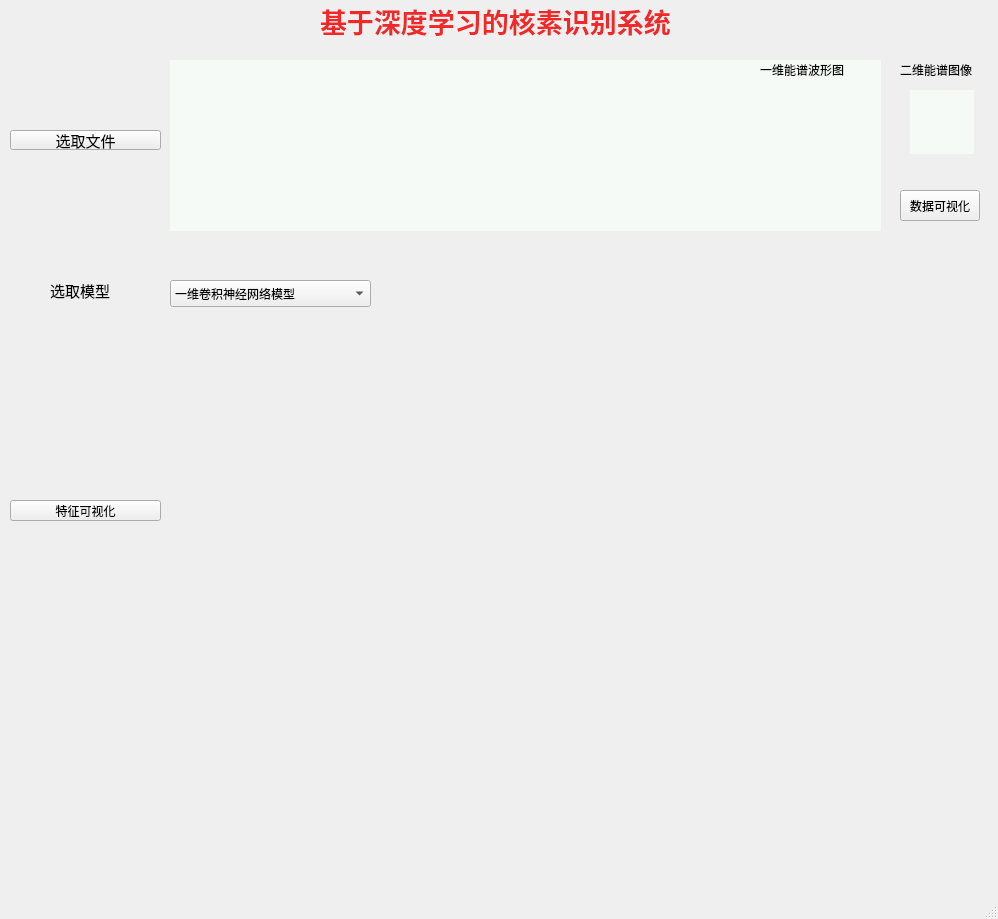
<?xml version="1.0" encoding="UTF-8"?>
<ui version="4.0">
 <class>MainWindow</class>
 <widget class="QMainWindow" name="MainWindow">
  <property name="geometry">
   <rect>
    <x>0</x>
    <y>0</y>
    <width>998</width>
    <height>919</height>
   </rect>
  </property>
  <property name="windowTitle">
   <string>MainWindow</string>
  </property>
  <widget class="QWidget" name="centralwidget">
   <widget class="QPushButton" name="pushButton">
    <property name="geometry">
     <rect>
      <x>900</x>
      <y>190</y>
      <width>80</width>
      <height>31</height>
     </rect>
    </property>
    <property name="text">
     <string>数据可视化</string>
    </property>
   </widget>
   <widget class="QLabel" name="show_read_2">
    <property name="geometry">
     <rect>
      <x>910</x>
      <y>90</y>
      <width>64</width>
      <height>64</height>
     </rect>
    </property>
    <property name="styleSheet">
     <string notr="true">background-color: rgb(245, 250, 246);</string>
    </property>
    <property name="text">
     <string/>
    </property>
   </widget>
   <widget class="QLabel" name="show_read">
    <property name="geometry">
     <rect>
      <x>170</x>
      <y>60</y>
      <width>711</width>
      <height>171</height>
     </rect>
    </property>
    <property name="styleSheet">
     <string notr="true">background-color: rgb(245, 250, 246);</string>
    </property>
    <property name="text">
     <string/>
    </property>
   </widget>
   <widget class="QComboBox" name="comboBox">
    <property name="geometry">
     <rect>
      <x>170</x>
      <y>280</y>
      <width>201</width>
      <height>27</height>
     </rect>
    </property>
    <item>
     <property name="text">
      <string>一维卷积神经网络模型</string>
     </property>
    </item>
    <item>
     <property name="text">
      <string>二维卷积神经网络模型</string>
     </property>
    </item>
    <item>
     <property name="text">
      <string>基于支持向量机的模型</string>
     </property>
    </item>
   </widget>
   <widget class="QPushButton" name="select_txt_Button">
    <property name="geometry">
     <rect>
      <x>10</x>
      <y>130</y>
      <width>151</width>
      <height>20</height>
     </rect>
    </property>
    <property name="font">
     <font>
      <pointsize>11</pointsize>
      <weight>50</weight>
      <bold>false</bold>
     </font>
    </property>
    <property name="text">
     <string>选取文件</string>
    </property>
   </widget>
   <widget class="QLabel" name="label">
    <property name="geometry">
     <rect>
      <x>320</x>
      <y>0</y>
      <width>351</width>
      <height>41</height>
     </rect>
    </property>
    <property name="font">
     <font>
      <pointsize>20</pointsize>
      <weight>75</weight>
      <bold>true</bold>
     </font>
    </property>
    <property name="styleSheet">
     <string notr="true">color: rgb(239, 41, 41);</string>
    </property>
    <property name="text">
     <string>基于深度学习的核素识别系统</string>
    </property>
   </widget>
   <widget class="QLabel" name="label_2">
    <property name="geometry">
     <rect>
      <x>760</x>
      <y>60</y>
      <width>111</width>
      <height>19</height>
     </rect>
    </property>
    <property name="text">
     <string>一维能谱波形图</string>
    </property>
   </widget>
   <widget class="QLabel" name="label_3">
    <property name="geometry">
     <rect>
      <x>900</x>
      <y>60</y>
      <width>91</width>
      <height>19</height>
     </rect>
    </property>
    <property name="text">
     <string>二维能谱图像</string>
    </property>
   </widget>
   <widget class="QLabel" name="label_4">
    <property name="geometry">
     <rect>
      <x>170</x>
      <y>320</y>
      <width>521</width>
      <height>521</height>
     </rect>
    </property>
    <property name="text">
     <string/>
    </property>
   </widget>
   <widget class="QPushButton" name="feature_visualize_Button">
    <property name="geometry">
     <rect>
      <x>10</x>
      <y>500</y>
      <width>151</width>
      <height>21</height>
     </rect>
    </property>
    <property name="text">
     <string>特征可视化</string>
    </property>
   </widget>
   <widget class="QLabel" name="select_model">
    <property name="geometry">
     <rect>
      <x>50</x>
      <y>280</y>
      <width>61</width>
      <height>20</height>
     </rect>
    </property>
    <property name="font">
     <font>
      <pointsize>11</pointsize>
      <weight>50</weight>
      <bold>false</bold>
     </font>
    </property>
    <property name="text">
     <string>选取模型</string>
    </property>
   </widget>
  </widget>
  <widget class="QMenuBar" name="menubar">
   <property name="geometry">
    <rect>
     <x>0</x>
     <y>0</y>
     <width>998</width>
     <height>28</height>
    </rect>
   </property>
  </widget>
  <widget class="QStatusBar" name="statusbar"/>
 </widget>
 <resources/>
 <connections/>
</ui>
